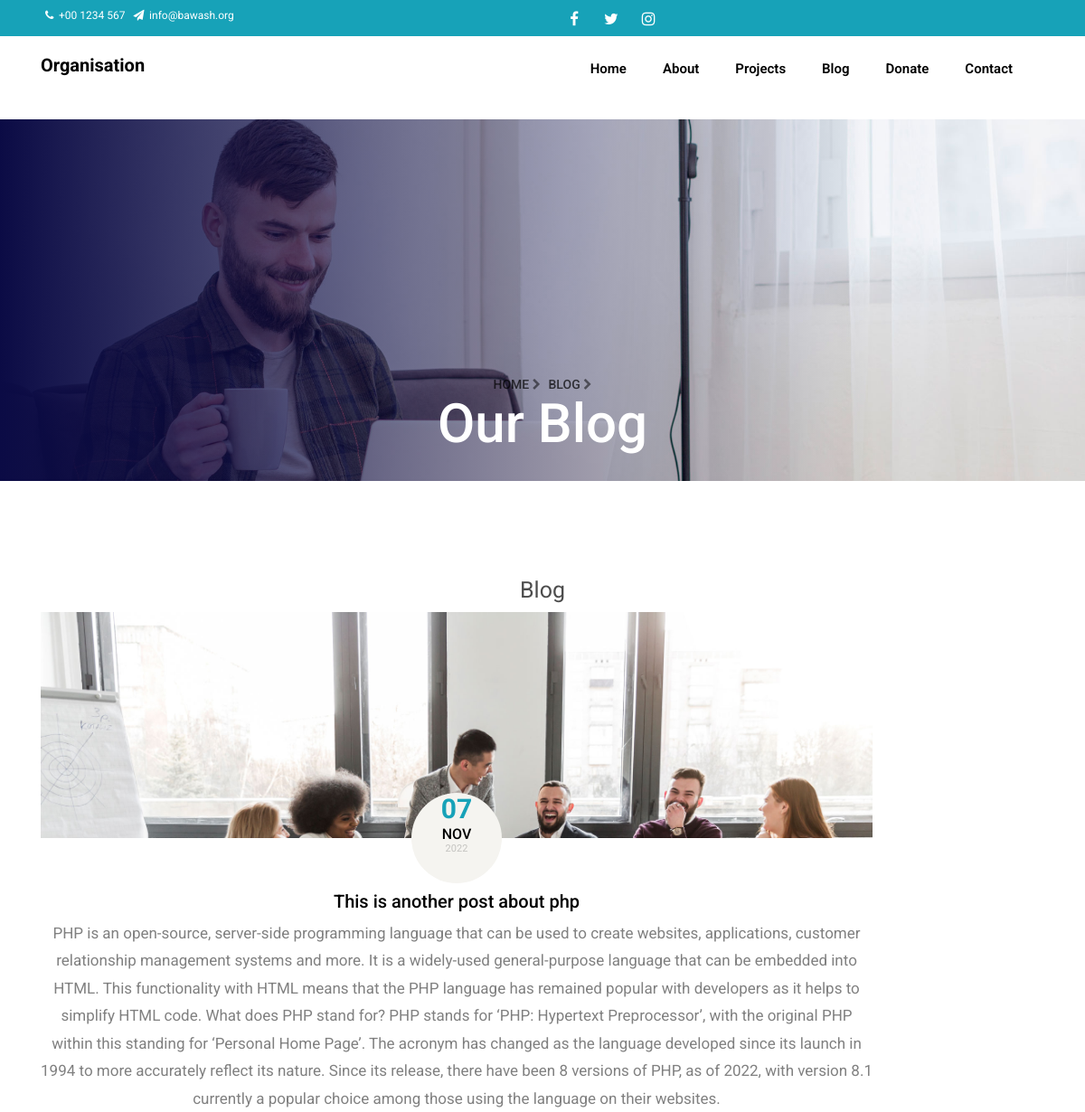
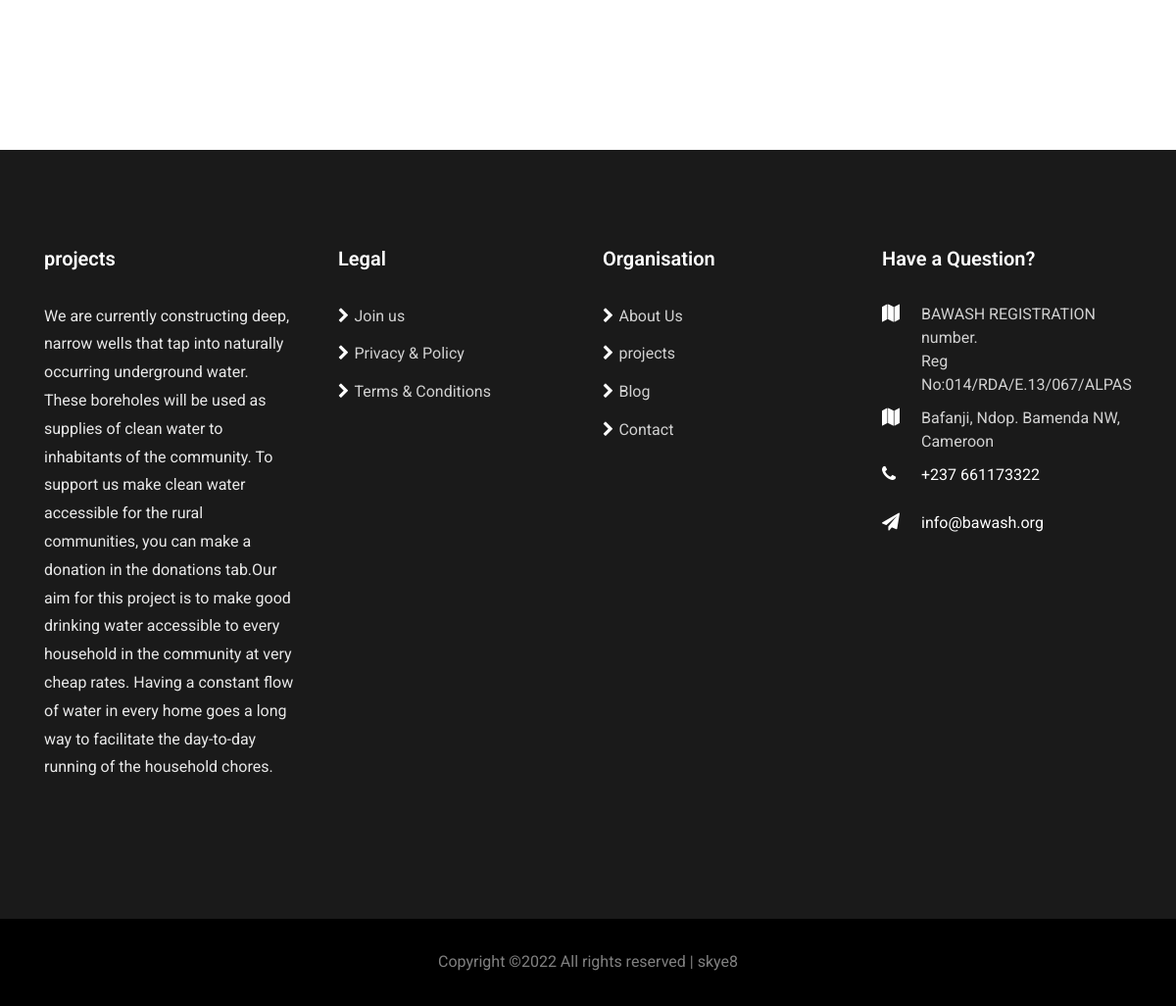
/single-blog.php?postid=11, run on the app's committed database (2 pictures, top to bottom).
### tables this page shows
CREATE TABLE `posts` (
  `id` int(11) NOT NULL,
  `title` varchar(200) DEFAULT NULL,
  `content` varchar(1000) DEFAULT NULL,
  `slug` varchar(250) DEFAULT NULL,
  `video_url` varchar(400) DEFAULT NULL,
  `userid` int(11) DEFAULT NULL,
  `date` date DEFAULT NULL,
  `image` varchar(100) DEFAULT NULL
);

### backend/Blog.php (called while the page is built, shortened)
<?php
class Blog {
    private $conn;
    public function __construct()
    {
        $connection = connect();
        $this->conn = $connection;
    }
    public function getPost($id){
        $sql = "SELECT * FROM posts WHERE id='$id'";
        $result = $this->conn->query($sql);
        $post = array();
        if ($result->num_rows > 0) {
            while($row = $result->fetch_assoc()) {
                $post = $row;
            }
            return $post;
        }
        else{
            return false;
        }
    }
}

### single-blog.php (the view, shortened to what this page needs)
<?php
include './backend/Connection.php';
include "./backend/Blog.php";?>
<!DOCTYPE html>
<html lang="en">
  <head>
	<link rel="stylesheet" href="https://maxcdn.bootstrapcdn.com/bootstrap/3.3.7/css/bootstrap.min.css">
	<link rel="stylesheet" href="https://stackpath.bootstrapcdn.com/bootstrap/4.1.3/css/bootstrap.min.css">
    <link rel="stylesheet" href="https://stackpath.bootstrapcdn.com/font-awesome/4.7.0/css/font-awesome.min.css">
    <link rel="stylesheet" href="css/animate.css">
    <link rel="stylesheet" href="css/owl. .min.css">
    <link rel="stylesheet" href="css/owl.theme.default.min.css">
    <link rel="stylesheet" href="css/magnific-popup.css">
    <link rel="stylesheet" href="css/flaticon.css">
    <link rel="stylesheet" href="css/style.css">
  </head>
  <body>
  	<div class="wrap">
			<div class="container">
				<div class="row">
					<div class="col-md-6 align-items-center">
						<p class="mb-0 phone pl-md-2">
							<a href="#" class="mr-2"><span class="fa fa-phone mr-1"></span> +00 1234 567</a>
							<a href="#"><span class="fa fa-paper-plane mr-1"></span> info@bawash.org</a>
						</p>
					</div>
					<div class="col-md-6 justify-content-md-end">
						<div class="social-media">
			    		<p class="mb-0 d-flex">
			    			<a href="https://www.facebook.com/237bawash/" class="d-flex align-items-center justify-content-center"><span class="fa fa-facebook"><i class="sr-only">Facebook</i></span></a>
			    			<a href="#" class="d-flex align-items-center justify-content-center"><span class="fa fa-twitter"><i class="sr-only">Twitter</i></span></a>
			    			<a href="https://www.instagram.com/invites/contact/?i=3vbekpiik1jj&utm_content=p25ws9e/" class="d-flex align-items-center justify-content-center"><span class="fa fa-instagram"><i class="sr-only">Instagram</i></span></a>
			    		</p>
		        </div>
					</div>
				</div>
			</div>
		</div>
	  <nav class="navbar navbar-expand-lg navbar-dark ftco_navbar bg-dark ftco-navbar-light" id="ftco-navbar">
	    <div class="container">
	      <a class="navbar-brand" href="index.php">Organisation</a>
	      <div class="collapse navbar-collapse" id="ftco-nav">
	        <ul class="navbar-nav ml-auto">
	          <li class="nav-item"><a href="index.php" class="nav-link">Home</a></li>
	          <li class="nav-item"><a href="about.php" class="nav-link">About</a></li>
	          <li class="nav-item"><a href="projects.php" class="nav-link">Projects</a></li>
	          <li class="nav-item"><a href="blog.php" class="nav-link">Blog</a></li>
	          <li class="nav-item"><a href="donate.php" class="nav-link">Donate</a></li>
	          <li class="nav-item"><a href="contact.php" class="nav-link">Contact</a></li>
	        </ul>
	      </div>
	    </div>
	  </nav>
    <section class="hero-wrap hero-wrap-2" style="background-image: url('images/bg_3.jpg');" data-stellar-background-ratio="0.5">
      <div class="overlay"></div>
      <div class="container">
        <div class="row no-gutters slider-text align-items-end justify-content-center">
          <div class="col-md-9 ftco-animate mb-5 text-center">
          	<p class="breadcrumbs mb-0"><span class="mr-2"><a href="index.php">Home <i class="fa fa-chevron-right"></i></a></span> <span>Blog <i class="fa fa-chevron-right"></i></span></p>
            <h1 class="mb-0 bread">Our Blog</h1>
          </div>
        </div>
      </div>
</section>
<section class="ftco-section">
      <div class="container">
		<div class="row justify-content-center">
			<h1>Blog</h1>
		</div>
        <div class="row">
		 	<?php
		 		$blog = new Blog();
		 		$id = $_GET['postid'];
		 	    $blogpost = $blog->getPost($id);
		 	    ?>
					<div class='col-md-10 ftco-animate'>
					    <div class='blog-entry justify-content-end'>
					        <div class='text text-center'>
					            <a href='blog-single.php' class='block-20 img'>
        							<img src= "./images/bg_2.jpg" alt='image' class='img-fluid'>
        						</a>
					            <div class='meta text-center mb-2 align-items-center justify-content-center'>
					                <div>
                    					<?php
                    						 $timestamp = strtotime($blogpost['date']);
                    						 $day = date('d', $timestamp);
                    						 $month = date('M', $timestamp);
                    						 $year = date('Y', $timestamp);
                    					?>
                    					<span class='day'> <?php echo $day ?></span>
                    					<span class='mos'> <?php echo $month ?></span>
                    					<span class='yr'><?php echo $year ?> </span>
                    				</div>
					            </div>
    					    <h3 class='heading mb-2'>
    					    	       <a href="#"><?php echo $blogpost['title']; ?></a></h3>
    					    <p> <?php echo $blogpost['content'] ?></p>
					    </div>
				    </div>
				</div>
    </section>
	<footer class="ftco-footer m-auto">
		<div class="container">
		  <div class="row mb-5">
			<div class="col-sm-12 col-md">
			  <div class="ftco-footer-widget mb-4">
				<h2 class="ftco-heading-2 logo"><a href="#">projects</a></h2>
				<p>We are currently constructing deep, narrow wells that tap into naturally occurring underground water. These boreholes will be used as supplies of clean water to inhabitants of the community. To support us make clean water accessible for the rural communities, you can make a donation in the donations tab.Our aim for  this project is to make good drinking water accessible to every household in the community at very cheap rates. Having a constant flow of water in every home goes a long way to facilitate the day-to-day running of the household chores.</p>
				<div class="row">
				  <ul class="ftco-footer-social list-unstyled mt-2">
				</ul>
			  </div>
			  </div>
			</div>
			<div class="col-sm-12 col-md">
			  <div class="ftco-footer-widget mb-4 ml-md-4">
				<h2 class="ftco-heading-2">Legal</h2>
				<ul class="list-unstyled">
				  <li><a href="contact.php"><span class="fa fa-chevron-right mr-2"></span>Join us</a></li>
				  <li><a href="about.php"><span class="fa fa-chevron-right mr-2"></span>Privacy &amp; Policy</a></li>
				  <li><a href="#"><span class="fa fa-chevron-right mr-2"></span>Terms &amp; Conditions</a></li>
				</ul>
			  </div>
			</div>
			<div class="col-sm-12 col-md">
			   <div class="ftco-footer-widget mb-4">
				<h2 class="ftco-heading-2">Organisation</h2>
				<ul class="list-unstyled">
				  <li><a href="about.php"><span class="fa fa-chevron-right mr-2"></span>About Us</a></li>
				  <li><a href="projects.php"><span class="fa fa-chevron-right mr-2"></span>projects</a></li>
				  <li><a href="blog.php"><span class="fa fa-chevron-right mr-2"></span>Blog</a></li>
				  <li><a href="contact.php"><span class="fa fa-chevron-right mr-2"></span>Contact</a></li>
				</ul>
			  </div>
			</div>
			<div class="col-sm-12 col-md">
			  <div class="ftco-footer-widget mb-4">
				  <h2 class="ftco-heading-2">Have a Question?</h2>
				  <div class="block-23 mb-3">
					<ul>
					<li><span class="icon fa fa-map marker"></span><span class="text">BAWASH REGISTRATION number.<br>
Reg No:014/RDA/E.13/067/ALPAS</span></li>
					  <li><span class="icon fa fa-map marker"></span><span class="text">Bafanji, Ndop. Bamenda NW, Cameroon</span></li>
					  <li><a href="#"><span class="icon fa fa-phone"></span><span class="text">+237 661173322</span></a></li>
					  <li><a href="#"><span class="icon fa fa-paper-plane pr-4"></span><span class="text">info@bawash.org</span></a></li>
					</ul>
				  </div>
			  </div>
			</div>
		  </div>
		</div>
		<div class="container-fluid px-0 py-5 bg-black">
			<div class="container">
				<div class="row">
				<div class="col-md-12">
				  <p class="mb-0" style="color: rgba(255,255,255,.5); text-align: center;">
						Copyright &copy;<script>document.write(new Date().getFullYear());</script> All rights reserved | skye8
					</p>
				</div>
			  </div>
			</div>
		</div>
	  </footer>
  </body>
</html>

### data on the page
posts: date "07", date "NOV", date "2022", title "This is another post about php", content "PHP is an open-source, server-side programming language that can be used to create websites, applications, customer relationship management systems and more. It is a widely-used general-purpose language that can be embedded into HTML. This functionality with HTML means that the PHP language has remained popular with developers as it helps to simplify HTML code. What does PHP stand for? PHP stands for ‘PHP: Hypertext Preprocessor’, with the original PHP within this standing for ‘Personal Home Page’. The acronym has changed as the language developed since its launch in 1994 to more accurately reflect its nature. Since its release, there have been 8 versions of PHP, as of 2022, with version…"
